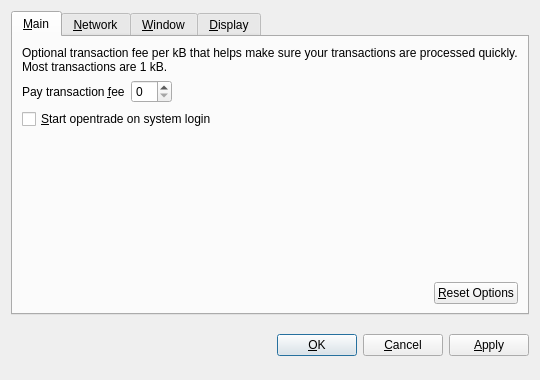
<?xml version="1.0" encoding="UTF-8"?>
<ui version="4.0">
 <class>OptionsDialog</class>
 <widget class="QDialog" name="OptionsDialog">
  <property name="geometry">
   <rect>
    <x>0</x>
    <y>0</y>
    <width>540</width>
    <height>380</height>
   </rect>
  </property>
  <property name="windowTitle">
   <string>Options</string>
  </property>
  <property name="modal">
   <bool>true</bool>
  </property>
  <layout class="QVBoxLayout" name="verticalLayout">
   <item>
    <widget class="QTabWidget" name="tabWidget">
     <property name="tabPosition">
      <enum>QTabWidget::North</enum>
     </property>
     <property name="currentIndex">
      <number>0</number>
     </property>
     <widget class="QWidget" name="tabMain">
      <attribute name="title">
       <string>&amp;Main</string>
      </attribute>
      <layout class="QVBoxLayout" name="verticalLayout_Main">
       <item>
        <widget class="QLabel" name="transactionFeeInfoLabel">
         <property name="text">
          <string>Optional transaction fee per kB that helps make sure your transactions are processed quickly. Most transactions are 1 kB.</string>
         </property>
         <property name="textFormat">
          <enum>Qt::PlainText</enum>
         </property>
         <property name="wordWrap">
          <bool>true</bool>
         </property>
        </widget>
       </item>
       <item>
        <layout class="QHBoxLayout" name="horizontalLayout_1_Main">
         <item>
          <widget class="QLabel" name="transactionFeeLabel">
           <property name="text">
            <string>Pay transaction &amp;fee</string>
           </property>
           <property name="textFormat">
            <enum>Qt::PlainText</enum>
           </property>
           <property name="buddy">
            <cstring>transactionFee</cstring>
           </property>
          </widget>
         </item>
         <item>
          <widget class="BitcoinAmountField" name="transactionFee"/>
         </item>
         <item>
          <spacer name="horizontalSpacer_1_Main">
           <property name="orientation">
            <enum>Qt::Horizontal</enum>
           </property>
           <property name="sizeHint" stdset="0">
            <size>
             <width>40</width>
             <height>20</height>
            </size>
           </property>
          </spacer>
         </item>
        </layout>
       </item>
       <item>
        <widget class="QCheckBox" name="bitcoinAtStartup">
         <property name="toolTip">
          <string>Automatically start opentrade after logging in to the system.</string>
         </property>
         <property name="text">
          <string>&amp;Start opentrade on system login</string>
         </property>
        </widget>
       </item>
       <item>
        <spacer name="verticalSpacer_Main">
         <property name="orientation">
          <enum>Qt::Vertical</enum>
         </property>
         <property name="sizeHint" stdset="0">
          <size>
           <width>20</width>
           <height>40</height>
          </size>
         </property>
        </spacer>
       </item>
       <item>
        <layout class="QHBoxLayout" name="horizontalLayout_2_Main">
         <item>
          <spacer name="horizontalSpacer_2_Main">
           <property name="orientation">
            <enum>Qt::Horizontal</enum>
           </property>
           <property name="sizeHint" stdset="0">
            <size>
             <width>40</width>
             <height>20</height>
            </size>
           </property>
          </spacer>
         </item>
         <item>
          <widget class="QPushButton" name="resetButton">
           <property name="toolTip">
            <string>Reset all client options to default.</string>
           </property>
           <property name="text">
            <string>&amp;Reset Options</string>
           </property>
           <property name="autoDefault">
            <bool>false</bool>
           </property>
          </widget>
         </item>
        </layout>
       </item>
      </layout>
     </widget>
     <widget class="QWidget" name="tabNetwork">
      <attribute name="title">
       <string>&amp;Network</string>
      </attribute>
      <layout class="QVBoxLayout" name="verticalLayout_Network">
       <item>
        <widget class="QCheckBox" name="mapPortUpnp">
         <property name="toolTip">
          <string>Automatically open the opentrade client port on the router. This only works when your router supports UPnP and it is enabled.</string>
         </property>
         <property name="text">
          <string>Map port using &amp;UPnP</string>
         </property>
        </widget>
       </item>
       <item>
        <widget class="QCheckBox" name="connectSocks">
         <property name="toolTip">
          <string>Connect to the opentrade network through a SOCKS proxy (e.g. when connecting through Tor).</string>
         </property>
         <property name="text">
          <string>&amp;Connect through SOCKS proxy:</string>
         </property>
        </widget>
       </item>
       <item>
        <layout class="QHBoxLayout" name="horizontalLayout_Network">
         <item>
          <widget class="QLabel" name="proxyIpLabel">
           <property name="text">
            <string>Proxy &amp;IP:</string>
           </property>
           <property name="textFormat">
            <enum>Qt::PlainText</enum>
           </property>
           <property name="buddy">
            <cstring>proxyIp</cstring>
           </property>
          </widget>
         </item>
         <item>
          <widget class="QValidatedLineEdit" name="proxyIp">
           <property name="maximumSize">
            <size>
             <width>140</width>
             <height>16777215</height>
            </size>
           </property>
           <property name="toolTip">
            <string>IP address of the proxy (e.g. 127.0.0.1)</string>
           </property>
          </widget>
         </item>
         <item>
          <widget class="QLabel" name="proxyPortLabel">
           <property name="text">
            <string>&amp;Port:</string>
           </property>
           <property name="textFormat">
            <enum>Qt::PlainText</enum>
           </property>
           <property name="buddy">
            <cstring>proxyPort</cstring>
           </property>
          </widget>
         </item>
         <item>
          <widget class="QLineEdit" name="proxyPort">
           <property name="maximumSize">
            <size>
             <width>55</width>
             <height>16777215</height>
            </size>
           </property>
           <property name="toolTip">
            <string>Port of the proxy (e.g. 9050)</string>
           </property>
          </widget>
         </item>
         <item>
          <widget class="QLabel" name="socksVersionLabel">
           <property name="text">
            <string>SOCKS &amp;Version:</string>
           </property>
           <property name="textFormat">
            <enum>Qt::PlainText</enum>
           </property>
           <property name="buddy">
            <cstring>socksVersion</cstring>
           </property>
          </widget>
         </item>
         <item>
          <widget class="QValueComboBox" name="socksVersion">
           <property name="toolTip">
            <string>SOCKS version of the proxy (e.g. 5)</string>
           </property>
          </widget>
         </item>
         <item>
          <spacer name="horizontalSpacer_Network">
           <property name="orientation">
            <enum>Qt::Horizontal</enum>
           </property>
           <property name="sizeHint" stdset="0">
            <size>
             <width>40</width>
             <height>20</height>
            </size>
           </property>
          </spacer>
         </item>
        </layout>
       </item>
       <item>
        <spacer name="verticalSpacer_Network">
         <property name="orientation">
          <enum>Qt::Vertical</enum>
         </property>
         <property name="sizeHint" stdset="0">
          <size>
           <width>20</width>
           <height>40</height>
          </size>
         </property>
        </spacer>
       </item>
      </layout>
     </widget>
     <widget class="QWidget" name="tabWindow">
      <attribute name="title">
       <string>&amp;Window</string>
      </attribute>
      <layout class="QVBoxLayout" name="verticalLayout_Window">
       <item>
        <widget class="QCheckBox" name="minimizeToTray">
         <property name="toolTip">
          <string>Show only a tray icon after minimizing the window.</string>
         </property>
         <property name="text">
          <string>&amp;Minimize to the tray instead of the taskbar</string>
         </property>
        </widget>
       </item>
       <item>
        <widget class="QCheckBox" name="minimizeOnClose">
         <property name="toolTip">
          <string>Minimize instead of exit the application when the window is closed. When this option is enabled, the application will be closed only after selecting Quit in the menu.</string>
         </property>
         <property name="text">
          <string>M&amp;inimize on close</string>
         </property>
        </widget>
       </item>
       <item>
        <spacer name="verticalSpacer_Window">
         <property name="orientation">
          <enum>Qt::Vertical</enum>
         </property>
         <property name="sizeHint" stdset="0">
          <size>
           <width>20</width>
           <height>40</height>
          </size>
         </property>
        </spacer>
       </item>
      </layout>
     </widget>
     <widget class="QWidget" name="tabDisplay">
      <attribute name="title">
       <string>&amp;Display</string>
      </attribute>
      <layout class="QVBoxLayout" name="verticalLayout_Display">
       <item>
        <layout class="QHBoxLayout" name="horizontalLayout_1_Display">
         <item>
          <widget class="QLabel" name="langLabel">
           <property name="text">
            <string>User Interface &amp;language:</string>
           </property>
           <property name="textFormat">
            <enum>Qt::PlainText</enum>
           </property>
           <property name="buddy">
            <cstring>lang</cstring>
           </property>
          </widget>
         </item>
         <item>
          <widget class="QValueComboBox" name="lang">
           <property name="toolTip">
            <string>The user interface language can be set here. This setting will take effect after restarting opentrade.</string>
           </property>
          </widget>
         </item>
        </layout>
       </item>
       <item>
        <layout class="QHBoxLayout" name="horizontalLayout_2_Display">
         <item>
          <widget class="QLabel" name="unitLabel">
           <property name="text">
            <string>&amp;Unit to show amounts in:</string>
           </property>
           <property name="textFormat">
            <enum>Qt::PlainText</enum>
           </property>
           <property name="buddy">
            <cstring>unit</cstring>
           </property>
          </widget>
         </item>
         <item>
          <widget class="QValueComboBox" name="unit">
           <property name="toolTip">
            <string>Choose the default subdivision unit to show in the interface and when sending coins.</string>
           </property>
          </widget>
         </item>
        </layout>
       </item>
       <item>
        <widget class="QCheckBox" name="displayAddresses">
         <property name="toolTip">
          <string>Whether to show opentrade addresses in the transaction list or not.</string>
         </property>
         <property name="text">
          <string>&amp;Display addresses in transaction list</string>
         </property>
        </widget>
       </item>
       <item>
        <spacer name="verticalSpacer_Display">
         <property name="orientation">
          <enum>Qt::Vertical</enum>
         </property>
         <property name="sizeHint" stdset="0">
          <size>
           <width>20</width>
           <height>40</height>
          </size>
         </property>
        </spacer>
       </item>
      </layout>
     </widget>
    </widget>
   </item>
   <item>
    <layout class="QHBoxLayout" name="horizontalLayout_Buttons">
     <item>
      <spacer name="horizontalSpacer_1">
       <property name="orientation">
        <enum>Qt::Horizontal</enum>
       </property>
       <property name="sizeHint" stdset="0">
        <size>
         <width>40</width>
         <height>48</height>
        </size>
       </property>
      </spacer>
     </item>
     <item>
      <widget class="QLabel" name="statusLabel">
       <property name="font">
        <font>
         <weight>75</weight>
         <bold>true</bold>
        </font>
       </property>
       <property name="text">
        <string/>
       </property>
       <property name="textFormat">
        <enum>Qt::PlainText</enum>
       </property>
       <property name="wordWrap">
        <bool>true</bool>
       </property>
      </widget>
     </item>
     <item>
      <spacer name="horizontalSpacer_2">
       <property name="orientation">
        <enum>Qt::Horizontal</enum>
       </property>
       <property name="sizeHint" stdset="0">
        <size>
         <width>40</width>
         <height>48</height>
        </size>
       </property>
      </spacer>
     </item>
     <item>
      <widget class="QPushButton" name="okButton">
       <property name="text">
        <string>&amp;OK</string>
       </property>
      </widget>
     </item>
     <item>
      <widget class="QPushButton" name="cancelButton">
       <property name="text">
        <string>&amp;Cancel</string>
       </property>
       <property name="autoDefault">
        <bool>false</bool>
       </property>
      </widget>
     </item>
     <item>
      <widget class="QPushButton" name="applyButton">
       <property name="text">
        <string>&amp;Apply</string>
       </property>
       <property name="autoDefault">
        <bool>false</bool>
       </property>
      </widget>
     </item>
    </layout>
   </item>
  </layout>
 </widget>
 <customwidgets>
  <customwidget>
   <class>BitcoinAmountField</class>
   <extends>QSpinBox</extends>
   <header>bitcoinamountfield.h</header>
  </customwidget>
  <customwidget>
   <class>QValueComboBox</class>
   <extends>QComboBox</extends>
   <header>qvaluecombobox.h</header>
  </customwidget>
  <customwidget>
   <class>QValidatedLineEdit</class>
   <extends>QLineEdit</extends>
   <header>qvalidatedlineedit.h</header>
  </customwidget>
 </customwidgets>
 <resources/>
 <connections/>
</ui>
